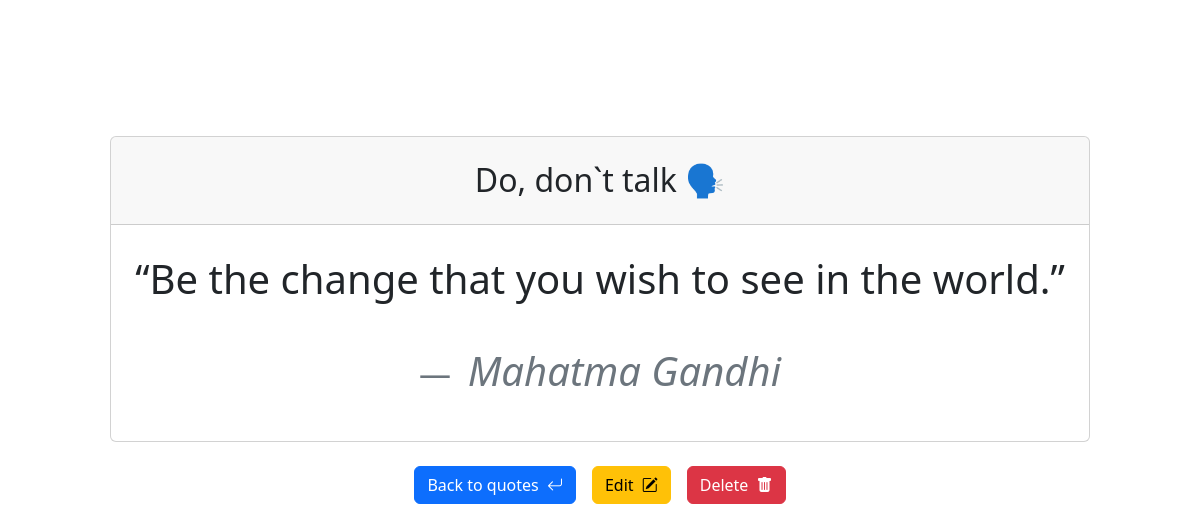
The app's page /quote/10/ (signed in) with its own data.
### quotes/models.py (models this page shows, shortened)
class Quote(models.Model):
    user_profile = models.ForeignKey(UserProfile, on_delete=models.CASCADE)
    title = models.CharField(max_length=100, blank=False, null=False)
    quote_text = models.TextField(max_length=500)
    quote_author = models.CharField(max_length=100)

### quotes/views.py (the view)
# urls.py: path('quote/<int:pk>/', views.QuoteDetailVIew.as_view(), name='quote')
class QuoteDetailVIew(LoginRequiredMixin, DetailView):
    model = Quote
    template_name = 'quote.html'
    context_object_name = 'quote'
    login_url = '/login'

### quotes/templates/quote.html (shortened to what this page needs)
<!DOCTYPE html>
<html lang="en">
<head>
    <link href="https://cdn.jsdelivr.net/npm/bootstrap@5.3.6/dist/css/bootstrap.min.css" rel="stylesheet">
    <link rel="stylesheet" href="https://cdn.jsdelivr.net/npm/bootstrap-icons@1.12.1/font/bootstrap-icons.min.css">
</head>
<body>
    <div class="container d-flex flex-column justify-content-center align-items-center text-center py-4" style="height: 80vh;">
        <div class="card">
            <div class="card-header p-4">
                <h2 class="mb-0">{{ quote.title }}</h2>
            </div>
            <div class="card-body p-4">
                <figure>
                    <blockquote class="blockquote fs-1 mb-5">
                        <q>{{ quote.quote_text }}</q>
                    </blockquote>
                    <figcaption class="blockquote-footer fs-2">
                        <cite class="fs-1">{{ quote.quote_author }}</cite>
                    </figcaption>
                </figure>
            </div>
        </div>
        <div class="d-flex flex-row justify-content-center gap-3 mt-4">
            <a href="{% url 'quotes' %}" class="btn btn-primary">Back to quotes <i class="bi bi-arrow-return-left ms-1"></i></a>
            <a href="{% url 'update' quote.pk %}" class="btn btn-warning">Edit <i class="bi bi-pencil-square ms-1"></i></a>
            <a href="{% url 'delete' quote.pk %}" class="btn btn-danger">Delete <i class="bi bi-trash-fill ms-1"></i></a>
        </div>
    </div>
</body>
</html>

### records on screen
Quote: title "Do, don`t talk 🗣️", quote_text "Be the change that you wish to see in the world.", quote_author "Mahatma Gandhi"
